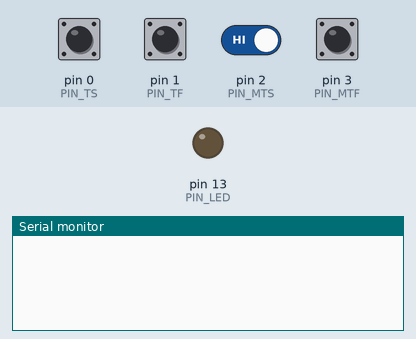
Recording of a sketch running on a simulated Arduino Mega 2560, built for the host (arithmetic inside an expression is 32-bit, double 64-bit). Parts: output pins drawn as LEDs (lit = HIGH), the last lines printed to the serial monitor. The inputs (shaded band) are chosen by the test bench; at power-on: pin 0 (PIN_TS), pin 1 (PIN_TF), pin 2 (PIN_MTS), pin 3 (PIN_MTF) HIGH. EEPROM starts erased.

Above: at 1.2 s.
1.3 s: pin 0 (PIN_TS) pulled LOW for 0.15 s
At 2.7 s:
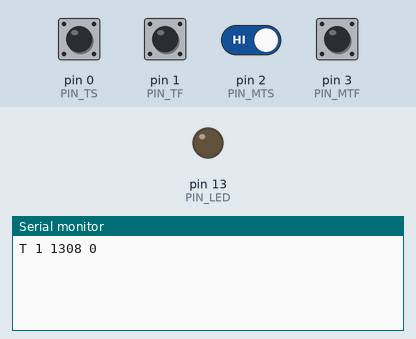
3.1 s: pin 0 (PIN_TS) driven LOW and pin 2 (PIN_MTS) driven LOW
At 3.9 s:
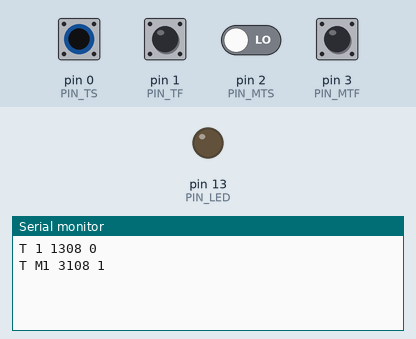

The sketch:

rallyx_timer.ino
```cpp
#include <TimerOne.h>
#include <Wire.h>
#include <EEPROM.h>
#include <string.h>
#include <strings.h>
#include <stdlib.h>

#define PIN_LED 13 // internal debug led
#define PIN_SQW 22
#define PIN_SCL 19
#define PIN_SDA 18
#define PIN_TS  0
#define PIN_TF  1
#define PIN_MTS 2
#define PIN_MTF 3

// all time is in milliseconds
#define DEFAULT_DEBOUNCE 10
#define DEFAULT_DEADTIME 10000

// increment this any time the rom format is changed or needs to be cleared
#define EEPROM_VERSION 0

#define EVENT_MAX 2048

typedef enum {
  ROM_OFFSET_VERSION=0,
  ROM_OFFSET_DEBOUNCE,
  ROM_OFFSET_DEADTIME,
  ROM_OFFSET_START
} rom_offset_t;

typedef enum {
  SOURCE_START = 0,
  SOURCE_FINISH,
  SOURCE_MANUAL_START,
  SOURCE_MANUAL_FINISH,
} source_t;

typedef struct
{
  uint32_t  pin;
  bool      active;
  uint32_t  debounce_count;
  uint32_t  deadtime_count;
  uint64_t  time;
  source_t  source;
} trigger_state_t;

typedef struct
{
  uint64_t time;
  source_t source;
} event_t;

volatile uint32_t debounce = DEFAULT_DEBOUNCE; // max number of debounce cycles
volatile uint32_t deadtime = DEFAULT_DEADTIME; // deadtime before next trigger

volatile uint64_t ms_time = 0; // master millisecond time

volatile uint32_t event_count = 0;
volatile event_t events[EVENT_MAX];

#define INIT_TRIGGER(pin, source) {pin, false, 0, 0, 0, source}

volatile trigger_state_t start_trigger = INIT_TRIGGER(PIN_TS, SOURCE_START);
volatile trigger_state_t finish_trigger = INIT_TRIGGER(PIN_TF, SOURCE_FINISH);
volatile trigger_state_t manual_start_trigger = INIT_TRIGGER(PIN_MTS, SOURCE_MANUAL_START);
volatile trigger_state_t manual_finish_trigger = INIT_TRIGGER(PIN_MTF, SOURCE_MANUAL_FINISH);

bool update_trigger( volatile trigger_state_t * trigger )
{
  // triggers are active low
  // debounce_count follows pin state
  if( digitalRead(trigger->pin) )
  {
    trigger->debounce_count = trigger->debounce_count < debounce ? trigger->debounce_count + 1 : debounce;
  }
  else
  {
    trigger->debounce_count = trigger->debounce_count > 0 ? trigger->debounce_count - 1 : 0;
  }

  trigger->deadtime_count = trigger->deadtime_count > 0 ? trigger->deadtime_count - 1 : 0;

  if( trigger->active == false && trigger->debounce_count == 0 )
  {
    // falling debounced edge detected
    trigger->active = true;

    if( trigger->deadtime_count == 0 )
    {
      trigger->time = ms_time;
      trigger->deadtime_count = deadtime;
      events[event_count % EVENT_MAX].time = ms_time;
      events[event_count % EVENT_MAX].source = trigger->source;
      event_count++;
    }
    return true;
  }
  else if( trigger->active == true && trigger->debounce_count >= debounce )
  {
    // rising debounced edge detected
    trigger->active = false;
    return false;
  }
  else
  {
    // no change
    return false;
  }
}

void timer_tick(void)
{
  ms_time++;

  update_trigger(&start_trigger);
  update_trigger(&finish_trigger);
  update_trigger(&manual_start_trigger);
  update_trigger(&manual_finish_trigger);
}

uint32_t eeprom_read(uint32_t offset)
{
  uint32_t value;
  uint32_t addr = offset * 4;

  value = EEPROM.read(addr+0);
  value |= EEPROM.read(addr+1) << 8;
  value |= EEPROM.read(addr+2) << 16;
  value |= EEPROM.read(addr+3) << 24;

  return value;
}

void eeprom_write(uint32_t offset, uint32_t value)
{
  uint32_t addr = offset * 4;

  EEPROM.write(addr+0, value & 0xff);
  EEPROM.write(addr+1, (value >> 8) & 0xff);
  EEPROM.write(addr+2, (value >> 16) & 0xff);
  EEPROM.write(addr+3, (value >> 24) & 0xff);
}

void format_eeprom(void)
{
  eeprom_write(ROM_OFFSET_VERSION, EEPROM_VERSION);
  eeprom_write(ROM_OFFSET_DEBOUNCE, debounce);
  eeprom_write(ROM_OFFSET_DEADTIME, deadtime);
  eeprom_write(ROM_OFFSET_START, 0xff);
}

void print_uint64(uint64_t value)
{
  char buf[32];
  int i = 0;

  if( value == 0 )
  {
    Serial.print('0');
  }

  while( value > 0 )
  {
    buf[i++] = '0' + (value % 10);
    value /= 10;
  }
  while( i > 0 )
  {
    Serial.print(buf[i-1]);
    i--;
  }
}

void print_event(uint32_t index)
{
  switch(events[index].source)
  {
    case SOURCE_START:
      Serial.print("1 ");
      break;
    case SOURCE_FINISH:
      Serial.print("2 ");
      break;
    case SOURCE_MANUAL_START:
      Serial.print("M1 ");
      break;
    case SOURCE_MANUAL_FINISH:
      Serial.print("M2 ");
      break;
  }

  print_uint64(events[index].time);
}

void setup(void)
{
  for( uint32_t pin = 0; pin < 34; pin++ )
  {
    switch(pin)
    {
      case PIN_LED:
        pinMode(pin, OUTPUT);
        break;
      default:
        pinMode(pin, INPUT_PULLUP);
        break;
    }
  }

  Serial.begin(0);

  if( eeprom_read(ROM_OFFSET_VERSION) != EEPROM_VERSION )
  {
    format_eeprom();
  }
  else // load eeprom settings
  {
    debounce = eeprom_read(ROM_OFFSET_DEBOUNCE);
    deadtime = eeprom_read(ROM_OFFSET_DEADTIME);
  }

  Timer1.initialize(1000);
  Timer1.attachInterrupt(timer_tick);
  Timer1.start();
}

void command_process(char * cmd, uint64_t value, bool val_ok )
{
  if( strcasecmp(cmd, "time") == 0 )
  {
    if( val_ok )
    {
      ms_time = value;
    }
    Serial.print("N ");
    print_uint64(ms_time);
    Serial.println();
  }
  else if( strcasecmp(cmd, "ping") == 0 )
  {
    Serial.print("P ");
    print_uint64(val_ok ? value : 0);
    Serial.println();
  }
  else if( strcasecmp(cmd, "id") == 0 )
  {
    Serial.println("I RALLYX_TIMER");
  }
  else if( strcasecmp(cmd, "recall") == 0 )
  {
    if( val_ok && value < event_count && (event_count < EVENT_MAX || value >= event_count - EVENT_MAX) )
    {
      Serial.print("R ");
      print_event(value % EVENT_MAX);
      Serial.write(' ');
      Serial.println((uint32_t)value);
      //Serial.println("R M1 123345 123");
    }
    else
    {
      Serial.println("E bad value");
    }
  }
  else if( strcasecmp(cmd, "clear") == 0 )
  {
    event_count = 0;
    Serial.println("C 0");
  }
  else if( strcasecmp(cmd, "count") == 0 )
  {
    Serial.print("C ");
    Serial.println(event_count);
  }
  else if( strcasecmp(cmd, "max") == 0 )
  {
    Serial.print("M ");
    Serial.println(EVENT_MAX);
  }
  else if( strcasecmp(cmd, "debounce") == 0 )
  {
    if( val_ok )
    {
      debounce = (uint32_t)value;
      eeprom_write(ROM_OFFSET_DEBOUNCE, debounce);
    }
    Serial.print("B ");
    Serial.println(debounce);
  }
  else if( strcasecmp(cmd, "deadtime") == 0 )
  {
    if( val_ok )
    {
      deadtime = (uint32_t)value;
      eeprom_write(ROM_OFFSET_DEADTIME, deadtime);
    }
    Serial.print("D ");
    Serial.println(deadtime);
  }
  else
  {
    Serial.println("E bad command");
    Serial.print("E ");
    Serial.println(cmd);
  }
}

void command_update(void)
{
  static char buffer[256];
  static uint32_t count = 0;
  char c;
  char *cmd;
  char *param;
  char *endptr;
  uint64_t value;

  while( Serial.available() )
  {
    c = Serial.read();
    switch( c )
    {
      case '\r':
      case '\n':
        if( count > 0 )
        {
          // parse command
          // format: <cmd> <value>
          cmd = strtok(buffer, " ");
          param = strtok(NULL, " ");
          value = param != NULL ? strtoull(param, &endptr, 0) : 0;

          command_process(cmd, value, (param != NULL) && (*endptr == 0));

          // reset buffer
          count = 0;
          buffer[count] = 0;
        }
        break;
      case 8:  // delete/backspace
        if( count > 0 )
        {
          count--;
          buffer[count] = 0;
        }
        break;
      case '\t':
        // convert tabs to single space
        c = ' ';
        // fall through to ' '
      case ' ':
        // filter out leading and multiple whitespace
        if( count == 0 || buffer[count-1] == ' ')
        {
          break;
        }
        // fall through to default
      default:
        if( c >= 32 && count < (sizeof(buffer) - 1) )
        {
          buffer[count] = c;
          count++;
          buffer[count] = 0;
        }
        break;
    }
  }
}

void loop_wait(void)
{
  static uint64_t prev_time = 0;
  while( prev_time == ms_time );
  prev_time = ms_time;
}

void loop(void)
{
  static uint32_t count = 0;

  digitalWrite(PIN_LED, HIGH);

  if( count > event_count )
  {
    count = 0;
  }

  if( count < event_count )
  {
    Serial.print("T ");
    print_event(count % EVENT_MAX);
    Serial.write(' ');
    Serial.println(count);
    count++;
  }

  command_update();

  digitalWrite(PIN_LED, LOW);

  loop_wait();
}
```

Measured:
- after the input at 1.3 s, the serial monitor: prints a new line after 0.30 s (image 1)
- after the input at 3.1 s, the serial monitor: prints a new line after 0.10 s (image 2)
